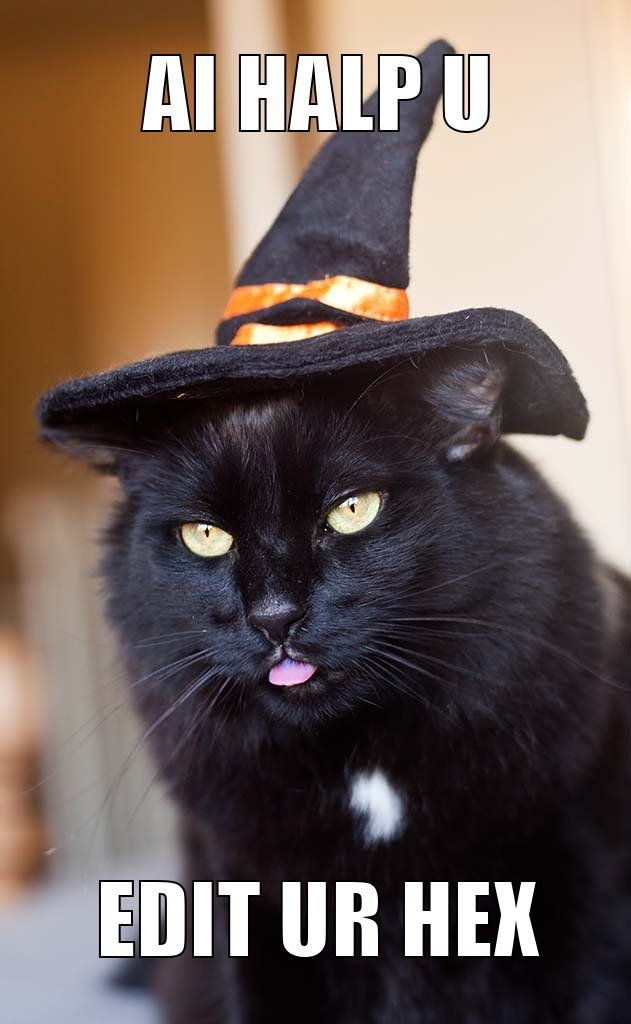
#> input picture CTF-writeups-public/writeups/PicoCTF_2018/writeupfiles/hex_editor.jpg, 631 x 1024 px
$ python extract_channels.py ../../../CTF-writeups-public/writeups/PicoCTF_2018/writeupfiles/hex_editor.jpg
#> lines starting #> are read from the running program, lines starting #| are printed output that depends on the picture
#!/usr/bin/env python
import argparse
from pathlib import Path
from PIL import Image, ImageFile
ImageFile.LOAD_TRUNCATED_IMAGES = True


def extract_lsb(inputimage):
    outfilename = Path(inputimage).resolve().stem
    img = Image.open(inputimage)
#> img is the input picture: PIL image 631x1024 RGB; mean R, G, B 112.8, 97.6, 90.6
    img = img.convert('RGB')  # TODO: add support for alpha channel?
    pixels = img.load()

    (w, h) = img.size
#> w = 631; h = 1024
    print(w, h)
#| 631 1024

    outimg_r = Image.new('RGB', (w, h), "white")
#> outimg_r: PIL image 631x1024 RGB; every value is 255
    outimg_g = Image.new('RGB', (w, h), "white")
    outimg_b = Image.new('RGB', (w, h), "white")
    outimg_y = Image.new('RGB', (w, h), "white")
    outimg_c = Image.new('RGB', (w, h), "white")
    outimg_m = Image.new('RGB', (w, h), "white")

    pixels_r = outimg_r.load()
    pixels_g = outimg_g.load()
    pixels_b = outimg_b.load()
    pixels_y = outimg_y.load()
    pixels_c = outimg_c.load()
    pixels_m = outimg_m.load()

    for j in range(0, h):
        for i in range(0, w):
            (r, g, b) = pixels[i, j]
            pixels_r[i, j] = (r, 0, 0)
            pixels_g[i, j] = (0, g, 0)
            pixels_b[i, j] = (0, 0, b)

            pixels_y[i, j] = (r, g, 0)
            pixels_c[i, j] = (0, g, b)
            pixels_m[i, j] = (r, 0, b)

    print(outfilename)
    outimg_r.save(outfilename + "_r.png")
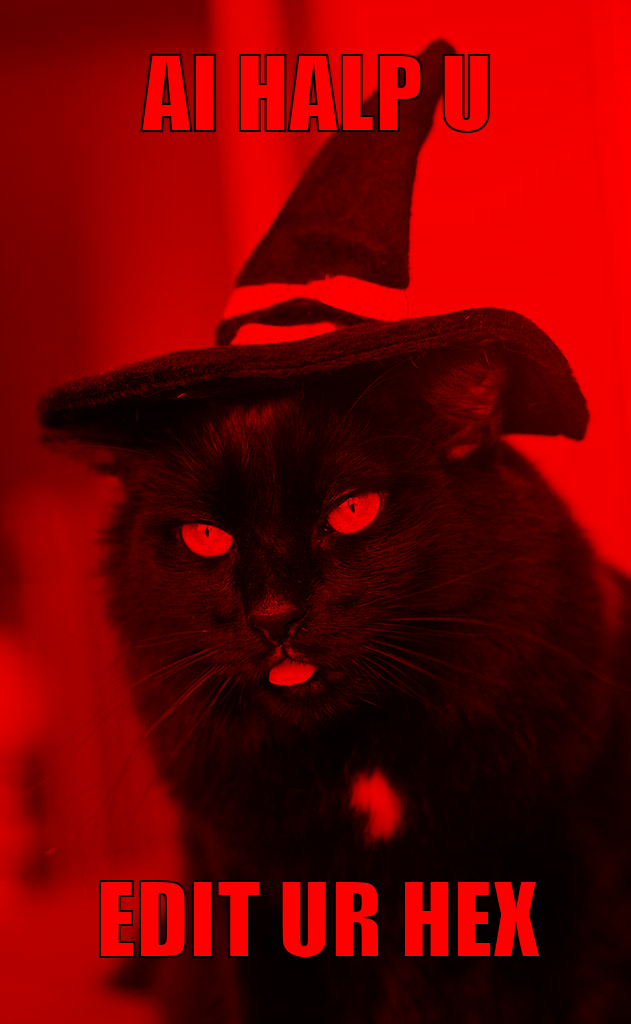
#> saved as hex_editor_r.png: PIL image 631x1024 RGB; mean R, G, B 112.8, 0, 0
    outimg_g.save(outfilename + "_g.png")
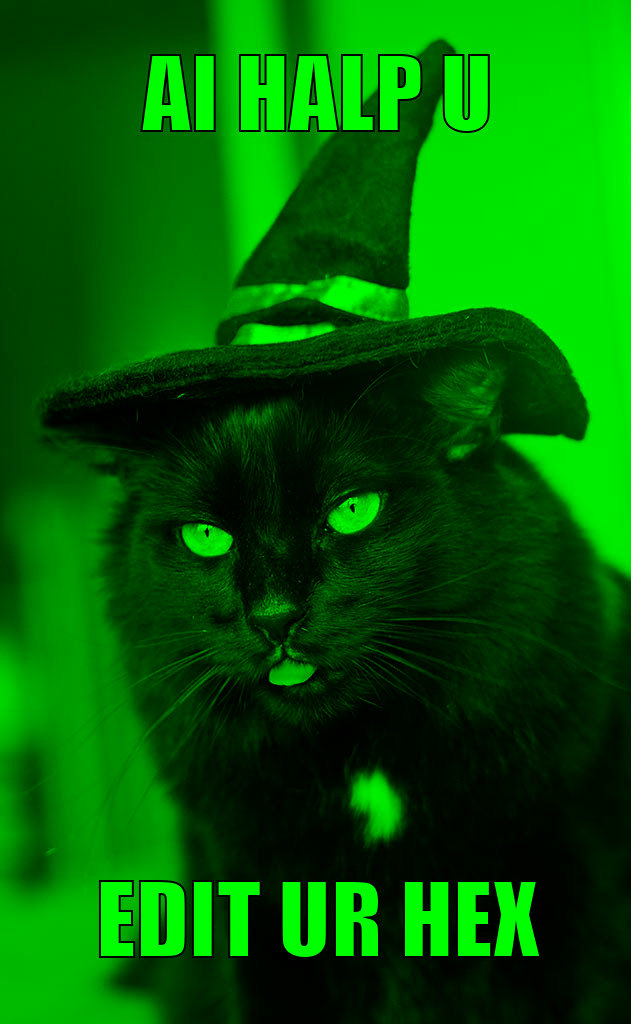
#> saved as hex_editor_g.png: PIL image 631x1024 RGB; mean R, G, B 0, 97.6, 0
    outimg_b.save(outfilename + "_b.png")
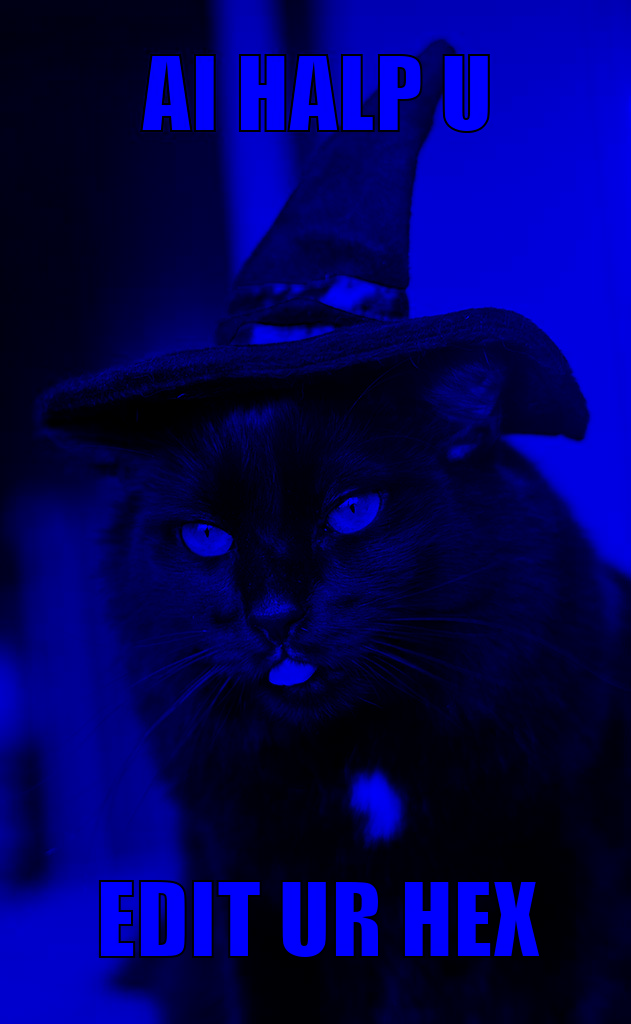
#> saved as hex_editor_b.png: PIL image 631x1024 RGB; mean R, G, B 0, 0, 90.6
    outimg_y.save(outfilename + "_y.png")
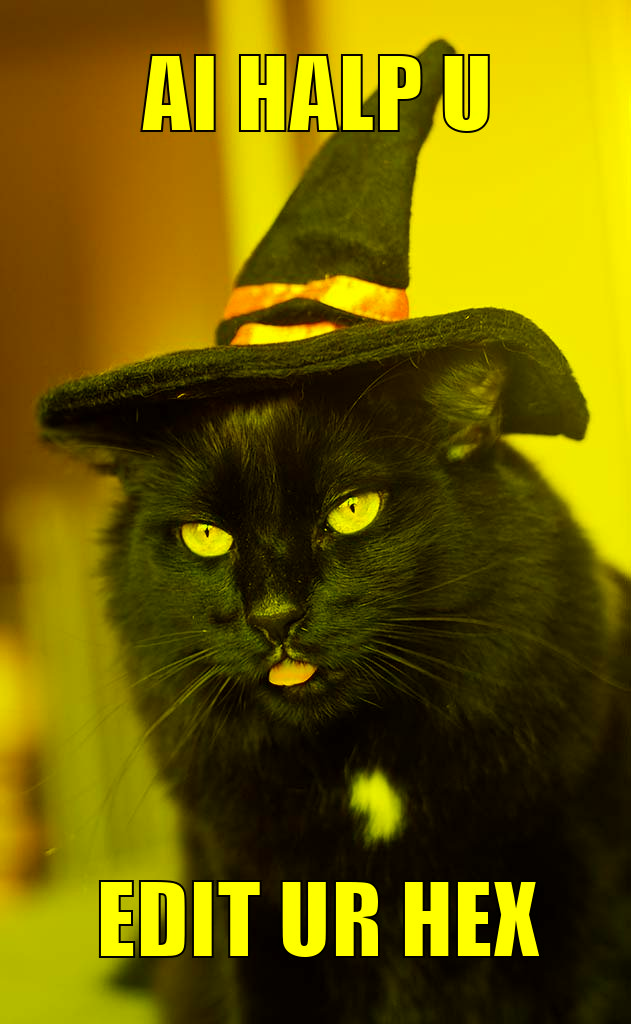
#> saved as hex_editor_y.png: PIL image 631x1024 RGB; mean R, G, B 112.8, 97.6, 0
    outimg_c.save(outfilename + "_c.png")
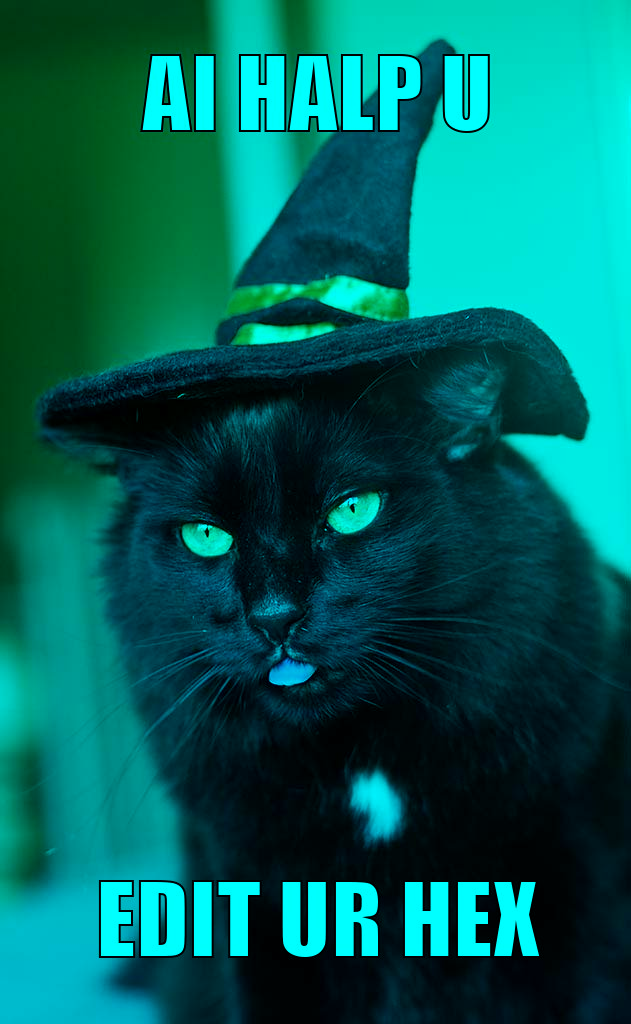
#> saved as hex_editor_c.png: PIL image 631x1024 RGB; mean R, G, B 0, 97.6, 90.6
    outimg_m.save(outfilename + "_m.png")
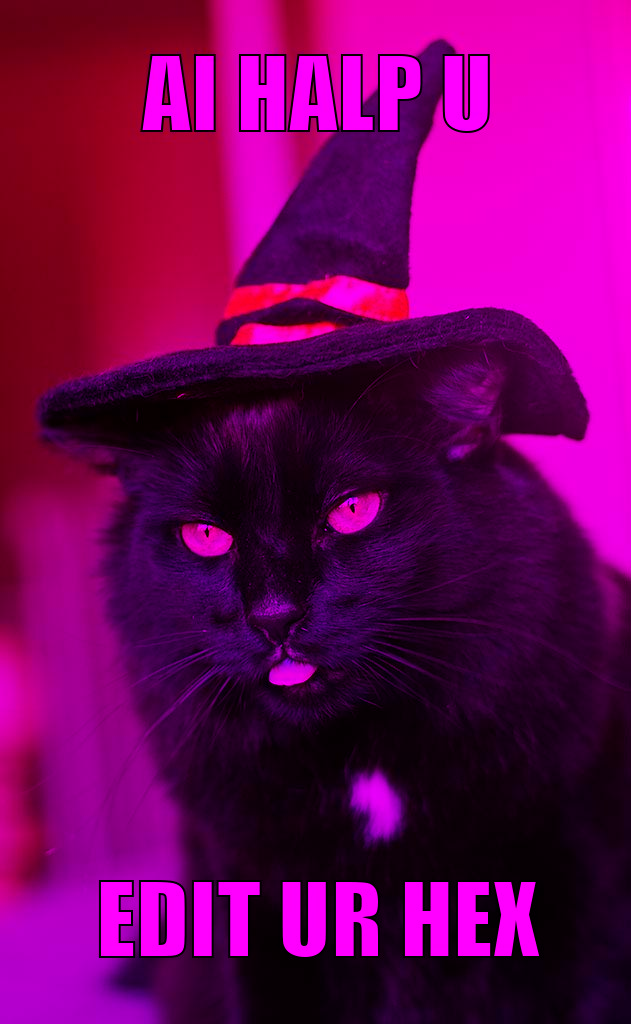
#> saved as hex_editor_m.png: PIL image 631x1024 RGB; mean R, G, B 112.8, 0, 90.6


if __name__ == '__main__':
    parser = argparse.ArgumentParser(description='Extract LSB from each channel of an image')
    parser.add_argument('image', help='Input image')
    args = parser.parse_args()

    extract_lsb(args.image)
